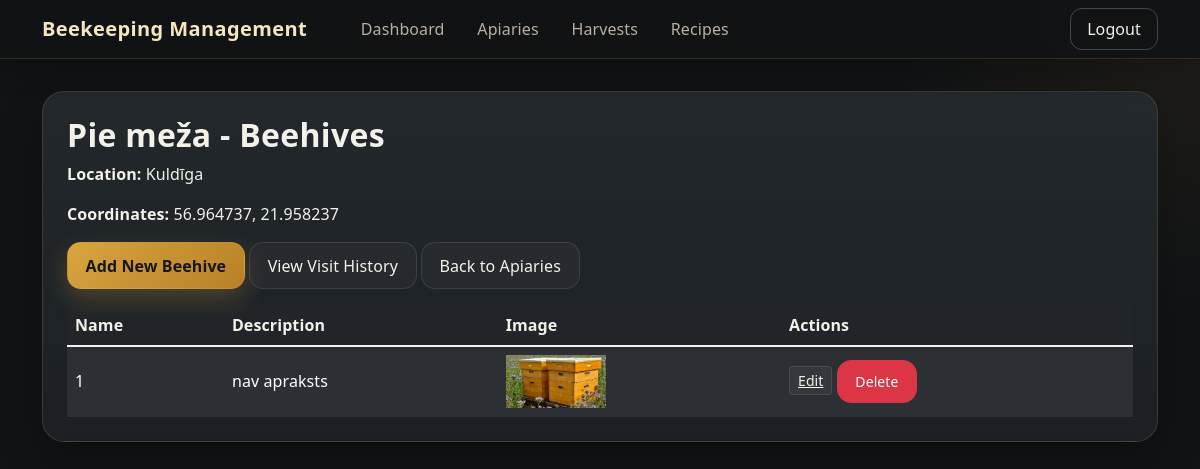
Screenshot of /apiaries/2 (signed in) with the database file from the repository.
### tables this page shows
CREATE TABLE apiaries (
                id INTEGER PRIMARY KEY,
                name TEXT NOT NULL,
                last_visit_date TEXT
            , location TEXT, latitude REAL, longitude REAL, user_id INTEGER NOT NULL DEFAULT 1);

CREATE TABLE beehives (
                    id INTEGER PRIMARY KEY,
                    apiary_id INTEGER,
                    name TEXT NOT NULL,
                    description TEXT,
                    image_path TEXT,
                    FOREIGN KEY (apiary_id) REFERENCES apiaries (id)
                );

### web_app.py (the view)
@app.route('/apiaries/<int:apiary_id>')
@login_required
def view_apiary(apiary_id):
    conn = sqlite3.connect('beekeeping.db')
    c = conn.cursor()
    c.execute("SELECT name, location, latitude, longitude FROM apiaries WHERE id = ? AND user_id = ?", (apiary_id, session['user_id']))
    apiary = c.fetchone()
    if not apiary:
        conn.close()
        flash('Access denied')
        return redirect(url_for('apiaries'))
    apiary_name = apiary[0]
    apiary_location = apiary[1]
    apiary_lat = apiary[2]
    apiary_lng = apiary[3]
    c.execute("SELECT id, name, description, image_path FROM beehives WHERE apiary_id = ?", (apiary_id,))
    beehives = c.fetchall()
    conn.close()
    return render_template('beehives.html', apiary_name=apiary_name, apiary_location=apiary_location, apiary_lat=apiary_lat, apiary_lng=apiary_lng, beehives=beehives, apiary_id=apiary_id)

### web_app.py (called while the page is built)
@app.before_request
def require_login():
    allowed = {"login", "register", "logout", "static", "serve_image"}  # names of view functions that don't require auth
    if request.endpoint not in allowed and not session.get("logged_in"):
        return redirect(url_for("login"))

def login_required(f):
    @wraps(f)
    def decorated_function(*args, **kwargs):
        if not session.get("logged_in"):
            return redirect(url_for("login"))
        return f(*args, **kwargs)
    return decorated_function

### templates/beehives.html (shortened to what this page needs)
{% extends "base.html" %}
{% block content %}
<div class="glass-panel p-4 mb-4">
<h2 class="section-title">{{ apiary_name }} - Beehives</h2>
{% if apiary_location %}
<p><strong>Location:</strong> {{ apiary_location }}</p>
{% endif %}
{% if apiary_lat and apiary_lng %}
<p><strong>Coordinates:</strong> {{ "%.6f"|format(apiary_lat) }}, {{ "%.6f"|format(apiary_lng) }}</p>
{% endif %}
<a href="{{ url_for('add_beehive', apiary_id=apiary_id) }}" class="btn btn-honey mb-3">Add New Beehive</a>
<a href="{{ url_for('view_visit_history', apiary_id=apiary_id) }}" class="btn btn-soft mb-3">View Visit History</a>
<a href="{{ url_for('apiaries') }}" class="btn btn-soft mb-3">Back to Apiaries</a>
<div class="table-responsive"><table class="table table-dark table-striped table-hover align-middle mb-0">
    <thead>
        <tr>
            <th>Name</th>
            <th>Description</th>
            <th>Image</th>
            <th>Actions</th>
        </tr>
    </thead>
    <tbody>
        {% for beehive in beehives %}
        <tr>
            <td>{{ beehive[1] }}</td>
            <td>{{ beehive[2] or '' }}</td>
            <td>
                {% if beehive[3] %}
                    <img src="{{ url_for('serve_image', filename=beehive[3].split('/')[-1]) }}" alt="Beehive Image" style="max-width: 100px;">
                {% endif %}
            </td>
            <td>
                <a href="{{ url_for('edit_beehive', id=beehive[0]) }}" class="btn-sm btn-secondary">Edit</a>
                <a href="{{ url_for('delete_beehive', id=beehive[0]) }}" class="btn btn-sm btn-danger" onclick="return confirm('Are you sure?')">Delete</a>
            </td>
        </tr>
        {% endfor %}
    </tbody>
</table></div>
</div>
{% endblock %}

### templates/base.html (style rules this page uses)
:root { --bg: #111315; --bg-soft: #171a1d; --panel: #1d2125; --panel-2: #242a2f; --border: rgba(255, 209, 102, 0.14); --text: #f3f1ea; --muted: #b8b1a3; --accent: #d9a441; --accent-hover: #e3b65f; --success-bg: #1d2b21; --success-border: #35553d; }
html, body { height: 100%; }
body { background: radial-gradient(circle at top right, rgba(217, 164, 65, 0.08), transparent 22%), radial-gradient(circle at bottom left, rgba(217, 164, 65, 0.05), transparent 20%), var(--bg); color: var(--text); font-family: "Segoe UI", Tahoma, Geneva, Verdana, sans-serif; letter-spacing: 0.1px; }
.glass-panel, .card { background: linear-gradient(180deg, rgba(36, 42, 47, 0.92), rgba(29, 33, 37, 0.96)); border: 1px solid var(--border); border-radius: 22px; box-shadow: 0 18px 40px rgba(0, 0, 0, 0.28); }
.section-title { font-weight: 700; letter-spacing: 0.3px; }
.btn { border-radius: 14px; transition: all 0.18s ease; padding: 0.65rem 1.1rem; }
.btn-primary, .btn-honey { background: linear-gradient(135deg, var(--accent), #b78027); border: 1px solid rgba(217, 164, 65, 0.30); color: #161616; font-weight: 600; box-shadow: 0 10px 24px rgba(217, 164, 65, 0.25); }
.btn-soft { background: rgba(255, 255, 255, 0.03); border: 1px solid rgba(255, 255, 255, 0.10); color: var(--text); }
.btn-secondary { background: rgba(255, 255, 255, 0.04); border: 1px solid rgba(255, 255, 255, 0.10); color: var(--text); }
.table { color: var(--text); }
.table th, .table td { border-color: rgba(255, 255, 255, 0.08); }
.table-striped > tbody > tr:nth-of-type(odd) { background: rgba(255, 255, 255, 0.03); }

### rows the page displays
apiaries: name "Pie meža", location "Kuldīga", latitude "56.964737", longitude "21.958237"
beehives: name "1", description "nav apraksts", image_path (picture)
